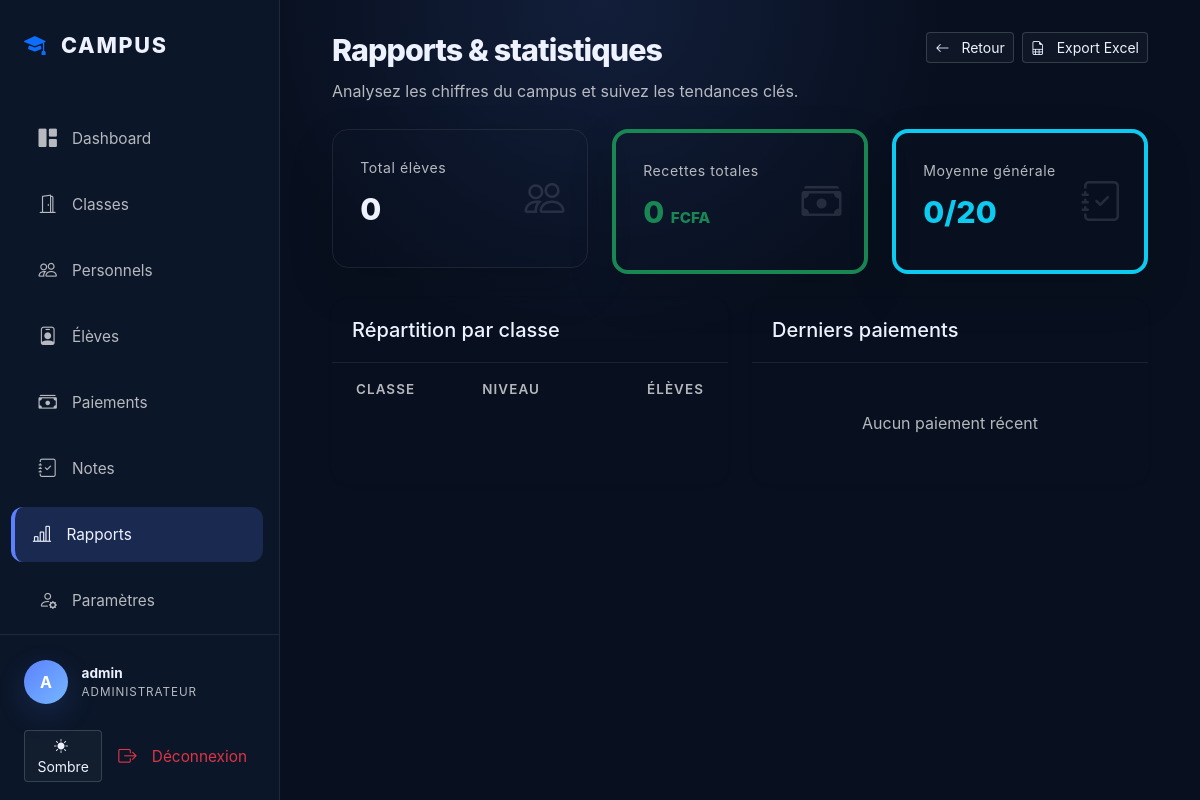
/rapports/ (signed in), run on the app's committed database.
### my_app/models.py (models this page shows, shortened)
class Utilisateur(AbstractUser):
    ROLES = [
        ('administrateur', 'Administrateur'),
        ('responsable', 'Responsable'),
    ]
    SEXE = [
        ('homme', 'Homme'),
        ('femme', 'Femme'),
    ]
    role = models.CharField(max_length=20, choices=ROLES, blank=True, null=True)
    sexe = models.CharField(max_length=20, choices=SEXE, blank=True, null=True)
    contact = models.CharField(max_length=20, blank=True, null=True)
    objects = UtilisateurManager()

### my_app/views.py (the view)
# urls.py: path('rapports/', rapports_view, name='rapports'),
@login_required
@user_passes_test(is_admin)
def rapports_view(request):
    total_eleves = Eleve.objects.count()
    total_paiements = Paiement.objects.aggregate(Sum('montant'))['montant__sum'] or 0
    moyenne_generale = Note.objects.aggregate(Avg('valeur'))['valeur__avg'] or 0
    repartition_classe = Classe.objects.annotate(nb_eleves=Count('eleves'))
    derniers_paiements = Paiement.objects.all().order_by('-date_paiement')[:5]
    context = {
        'total_eleves': total_eleves,
        'total_paiements': total_paiements,
        'moyenne_generale': round(moyenne_generale, 2),
        'repartition_classe': repartition_classe,
        'derniers_paiements': derniers_paiements,
    }
    return render(request, 'rapports.html', context)

### my_app/views.py (called while the page is built)
def is_admin(user):
    return user.role == 'administrateur' or user.is_superuser

### my_app/templates/rapports.html (shortened to what this page needs)
{% extends "base.html" %}
{% block content %}
<div class="page-header mb-4">
    <div>
        <h1>Rapports & statistiques</h1>
        <p class="text-muted">Analysez les chiffres du campus et suivez les tendances clés.</p>
    </div>
    <div class="d-flex flex-wrap gap-2">
        <a href="{% url 'admin_dashboard' %}" class="btn btn-outline-light btn-sm">
            <i class="bi bi-arrow-left me-2"></i> Retour
        </a>
        <a href="{% url 'export_rapports_xlsx' %}" class="btn btn-outline-light btn-sm">
            <i class="bi bi-file-earmark-spreadsheet me-2"></i> Export Excel
        </a>
    </div>
</div>
<div class="row mb-4">
    <div class="col-md-4">
        <div class="card metric-card">
            <div class="metric-label">Total élèves</div>
            <div class="metric-value">{{ total_eleves }}</div>
            <div class="metric-icon"><i class="bi bi-people"></i></div>
        </div>
    </div>
    <div class="col-md-4">
        <div class="card metric-card border-start border-success border-4">
            <div class="metric-label">Recettes totales</div>
            <div class="metric-value text-success">{{ total_paiements }} <small style="font-size: 0.5em;">FCFA</small></div>
            <div class="metric-icon"><i class="bi bi-cash-stack"></i></div>
        </div>
    </div>
    <div class="col-md-4">
        <div class="card metric-card border-start border-info border-4">
            <div class="metric-label">Moyenne générale</div>
            <div class="metric-value text-info">{{ moyenne_generale }}/20</div>
            <div class="metric-icon"><i class="bi bi-journal-check"></i></div>
        </div>
    </div>
</div>
<div class="row">
    <div class="col-md-6">
        <div class="card h-100 shadow-sm border-0">
            <div class="card-header">
                <h5 class="card-title mb-0">Répartition par classe</h5>
            </div>
            <div class="card-body p-0">
                <table class="table mb-0">
                    <thead>
                        <tr>
                            <th class="ps-4">Classe</th>
                            <th>Niveau</th>
                            <th class="text-end pe-4">Élèves</th>
                        </tr>
                    </thead>
                </table>
            </div>
        </div>
    </div>
    <div class="col-md-6">
        <div class="card h-100 shadow-sm border-0">
            <div class="card-header">
                <h5 class="card-title mb-0">Derniers paiements</h5>
            </div>
            <div class="card-body p-0">
                <ul class="list-group list-group-flush bg-transparent">
                    {% for p in derniers_paiements %}
                    <li class="list-group-item bg-transparent border-bottom border-secondary d-flex justify-content-between align-items-center py-3">
                        <div class="d-flex align-items-center">
                            <div class="user-avatar me-3" style="width: 32px; height: 32px; font-size: 0.8rem;">{{ p.eleve.nom|first|upper }}</div>
                            <span class="text-main">{{ p.eleve.nom }} {{ p.eleve.prenom }}</span>
                        </div>
                        <span class="text-success fw-bold">+{{ p.montant }} FCFA</span>
                    </li>
                    {% empty %}
                    <li class="list-group-item bg-transparent text-center py-5 text-muted">Aucun paiement récent</li>
                    {% endfor %}
                </ul>
            </div>
        </div>
    </div>
</div>
{% endblock %}

### my_app/templates/base.html (shortened to what this page needs)
<!DOCTYPE html>
<html lang="fr">
<head>
    <link href="https://cdn.jsdelivr.net/npm/bootstrap@5.3.0/dist/css/bootstrap.min.css" rel="stylesheet">
    <link rel="stylesheet" href="https://cdn.jsdelivr.net/npm/bootstrap-icons@1.11.1/font/bootstrap-icons.css">
</head>
<body>
    <div class="wrapper">
        <nav id="sidebar">
            <div class="sidebar-header">
                <i class="bi bi-mortarboard-fill text-primary"></i>
                Campus
            </div>
            <div class="nav flex-column mt-3">
                {% if user.is_authenticated %}
                    <a href="{% if user.role == 'administrateur' %}{% url 'admin_dashboard' %}{% else %}{% url 'responsable_dashboard' %}{% endif %}" class="nav-link ">
                        <i class="bi bi-grid-1x2-fill"></i> Dashboard
                    </a>
                    {% if user.role == 'administrateur' %}
                        <a href="{% url 'liste_classes' %}" class="nav-link {% if 'classe' in request.path %}active{% endif %}">
                            <i class="bi bi-door-open"></i> Classes
                        </a>
                        <a href="{% url 'liste_responsables' %}" class="nav-link {% if 'responsables' in request.path %}active{% endif %}">
                            <i class="bi bi-people"></i> Personnels
                        </a>
                    {% endif %}
                    <a href="{% url 'liste_eleves' %}" class="nav-link {% if 'eleve' in request.path %}active{% endif %}">
                        <i class="bi bi-person-badge"></i> Élèves
                    </a>
                    <a href="{% url 'liste_paiements' %}" class="nav-link {% if 'paiement' in request.path %}active{% endif %}">
                        <i class="bi bi-cash-stack"></i> Paiements
                    </a>
                    <a href="{% url 'liste_notes' %}" class="nav-link {% if 'note' in request.path %}active{% endif %}">
                        <i class="bi bi-journal-check"></i> Notes
                    </a>
                    {% if user.role == 'administrateur' %}
                        <a href="{% url 'rapports' %}" class="nav-link {% if 'rapports' in request.path %}active{% endif %}">
                            <i class="bi bi-bar-chart-line"></i> Rapports
                        </a>
                    {% endif %}
                    <a href="{% url 'profile' %}" class="nav-link {% if 'profile' in request.path %}active{% endif %}">
                        <i class="bi bi-person-gear"></i> Paramètres
                    </a>
                {% else %}
                    <a href="{% url 'login' %}" class="nav-link">
                        <i class="bi bi-box-arrow-in-right"></i> Connexion
                    </a>
                {% endif %}
            </div>
            <div class="sidebar-footer">
                {% if user.is_authenticated %}
                    <div class="user-profile mb-3">
                        <div class="user-avatar">
                            {{ user.username|first|upper }}
                        </div>
                        <div class="user-info">
                            <span class="name">{{ user.get_full_name|default:user.username }}</span>
                            <span class="role">{{ user.role|upper }}</span>
                        </div>
                    </div>
                    <div class="d-flex gap-2 mb-2">
                        <button id="themeToggle" class="btn btn-sm btn-outline-light" title="Basculer thème">
                        </button>
                        <a href="{% url 'logout' %}" class="nav-link text-danger m-0 p-2">
                            <i class="bi bi-box-arrow-right"></i> Déconnexion
                        </a>
                    </div>
                {% endif %}
            </div>
        </nav>
        <main class="main-content">
            <div class="container-fluid">
                {% block content %}{% endblock %}
            </div>
        </main>
    </div>
</body>
</html>

### my_app/templates/base.html (style rules this page uses)
:root { --bg-color: #08101f; --surface: #102039; --card-bg: #15203a; --sidebar-bg: #0b1628; --accent-color: #5b81ff; --accent-soft: rgba(91, 129, 255, 0.18); --text-main: #eef2ff; --text-muted: rgba(255,255,255,0.70); --text-muted-weak: rgba(255,255,255,0.48); --border-color: rgba(255, 255, 255, 0.08); }
* { box-sizing: border-box; }
body { background: radial-gradient(circle at top, rgba(91, 129, 255, 0.12), transparent 35%), var(--bg-color); color: var(--text-main); font-family: 'Inter', system-ui, -apple-system, BlinkMacSystemFont, sans-serif; margin: 0; min-height: 100vh; overflow-x: hidden; }
.wrapper { display: flex; min-height: 100vh; }
#sidebar { width: 280px; background-color: var(--sidebar-bg); border-right: 1px solid var(--border-color); display: flex; flex-direction: column; position: fixed; height: 100vh; z-index: 1000; padding-bottom: 1.5rem; }
.main-content { flex: 1; margin-left: 280px; padding: 2rem 2.5rem; min-height: 100vh; }
.sidebar-header { padding: 1.8rem 1.5rem; font-weight: 800; font-size: 1.35rem; color: var(--text-main); display: flex; align-items: center; gap: 0.85rem; text-transform: uppercase; letter-spacing: 0.08em; }
.nav-link { color: var(--text-muted); padding: 0.85rem 1.4rem; display: flex; align-items: center; gap: 0.95rem; transition: all 0.2s ease; border-radius: 12px; margin: 0.35rem 1rem; font-size: 0.96rem; }
.nav-link.active { color: var(--text-main); background-color: var(--accent-soft); border-left: 4px solid var(--accent-color); margin-left: 0.7rem; padding-left: 1.1rem; }
.nav-link i { font-size: 1.15rem; }
.sidebar-footer { margin-top: auto; padding: 1rem 1.5rem; border-top: 1px solid var(--border-color); }
.user-profile { display: flex; align-items: center; gap: 0.85rem; padding: 0.6rem 0; }
.user-avatar { width: 44px; height: 44px; background: linear-gradient(135deg, #5b81ff 0%, #76b7ff 100%); border-radius: 50%; display: inline-flex; align-items: center; justify-content: center; font-weight: 700; color: #fff; box-shadow: 0 10px 30px rgba(91,129,255,0.18); }
.user-info { font-size: 0.85rem; }
.user-info .name { display: block; font-weight: 700; }
.user-info .role { display: block; color: var(--text-muted); font-size: 0.73rem; text-transform: uppercase; letter-spacing: 0.08em; }
.card { background-color: var(--card-bg); border: 1px solid rgba(255,255,255,0.08); border-radius: 1rem; color: var(--text-main); box-shadow: 0 18px 45px rgba(0, 0, 0, 0.15); }
.card-header { border-bottom: 1px solid rgba(255,255,255,0.08); background: transparent; padding: 1.25rem; }
.page-header { display: flex; justify-content: space-between; align-items: flex-start; gap: 1rem; margin-bottom: 1.75rem; }
.page-header h1 { margin: 0; font-size: clamp(1.9rem, 2.3vw, 2.7rem); font-weight: 800; letter-spacing: -0.03em; }
.page-header p { margin: 0.6rem 0 0; color: var(--text-muted); max-width: 52rem; line-height: 1.7; }
.text-muted { color: var(--text-muted) !important; }
.card, .card-body { background: transparent; }
.card.shadow, .card.shadow-sm { box-shadow: 0 18px 45px rgba(0,0,0,0.12); }
.table-responsive, .table { background: transparent; }
.table > thead > tr > th { background: transparent; }
.metric-card { padding: 1.7rem; position: relative; overflow: hidden; border: 1px solid rgba(255,255,255,0.08); }
.metric-icon { position: absolute; right: 1.4rem; top: 50%; transform: translateY(-50%); font-size: 2.5rem; opacity: 0.12; }
.metric-value { font-size: 1.9rem; font-weight: 800; margin: 0.5rem 0; }
.metric-label { color: var(--text-muted); font-size: 0.88rem; letter-spacing: 0.04em; }
.btn-outline-light { color: var(--text-main); border-color: rgba(255,255,255,0.16); background: rgba(255,255,255,0.03); }
.table { color: var(--text-main); border-collapse: separate; border-spacing: 0 0.5rem; }
.table thead th { border-bottom-color: rgba(255,255,255,0.12); color: var(--text-muted); font-weight: 600; text-transform: uppercase; letter-spacing: 0.08em; font-size: 0.84rem; background: transparent; border: none; }
.list-group-item { background-color: transparent; border-color: rgba(255,255,255,0.08); }

### data on the page
Utilisateur: username|first "A", get_full_name "admin", role "ADMINISTRATEUR"

### other printed values
{{ total_eleves }} "0"
{{ total_paiements }} "0"
{{ moyenne_generale }} "0"
